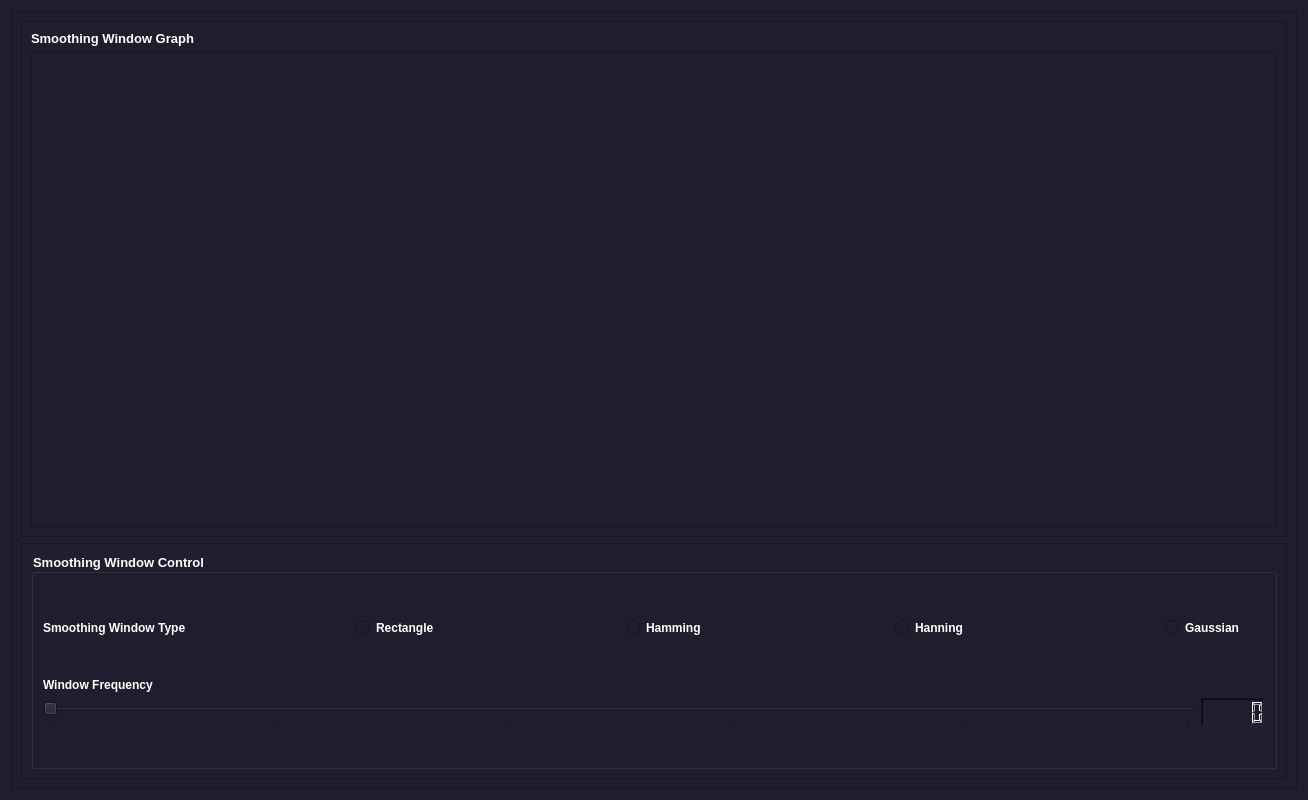
<?xml version="1.0" encoding="UTF-8"?>
<ui version="4.0">
 <class>Smoothing_Window</class>
 <widget class="QWidget" name="Smoothing_Window">
  <property name="geometry">
   <rect>
    <x>0</x>
    <y>0</y>
    <width>1308</width>
    <height>800</height>
   </rect>
  </property>
  <property name="windowTitle">
   <string>Form</string>
  </property>
  <property name="styleSheet">
   <string notr="true">background-color: #1e1e2f;
color:white;</string>
  </property>
  <layout class="QGridLayout" name="gridLayout_3">
   <item row="0" column="0">
    <widget class="QFrame" name="frame_2">
     <property name="frameShape">
      <enum>QFrame::StyledPanel</enum>
     </property>
     <property name="frameShadow">
      <enum>QFrame::Raised</enum>
     </property>
     <layout class="QGridLayout" name="gridLayout_10">
      <item row="0" column="0">
       <widget class="QFrame" name="frame_5">
        <property name="frameShape">
         <enum>QFrame::StyledPanel</enum>
        </property>
        <property name="frameShadow">
         <enum>QFrame::Raised</enum>
        </property>
        <layout class="QGridLayout" name="gridLayout_11">
         <item row="0" column="0">
          <widget class="QLabel" name="label_3">
           <property name="font">
            <font>
             <pointsize>10</pointsize>
             <weight>75</weight>
             <bold>true</bold>
            </font>
           </property>
           <property name="styleSheet">
            <string notr="true">color: rgb(255, 255, 255);</string>
           </property>
           <property name="text">
            <string>Smoothing Window Graph</string>
           </property>
          </widget>
         </item>
         <item row="1" column="0">
          <widget class="PlotWidget" name="Smoothing_Window_PlotWidget_2"/>
         </item>
        </layout>
       </widget>
      </item>
      <item row="1" column="0">
       <widget class="QFrame" name="frame_6">
        <property name="frameShape">
         <enum>QFrame::StyledPanel</enum>
        </property>
        <property name="frameShadow">
         <enum>QFrame::Raised</enum>
        </property>
        <layout class="QGridLayout" name="gridLayout_2">
         <item row="0" column="0">
          <widget class="QGroupBox" name="groupBox_2">
           <property name="font">
            <font>
             <pointsize>10</pointsize>
             <weight>75</weight>
             <bold>true</bold>
            </font>
           </property>
           <property name="styleSheet">
            <string notr="true">color: rgb(255, 255, 255);</string>
           </property>
           <property name="title">
            <string>Smoothing Window Control</string>
           </property>
           <layout class="QGridLayout" name="gridLayout_12">
            <item row="1" column="0">
             <layout class="QGridLayout" name="gridLayout_13">
              <item row="2" column="0">
               <layout class="QGridLayout" name="gridLayout_15">
                <item row="1" column="0">
                 <widget class="QLabel" name="label_42">
                  <property name="font">
                   <font>
                    <weight>75</weight>
                    <bold>true</bold>
                   </font>
                  </property>
                  <property name="text">
                   <string>Window Frequency</string>
                  </property>
                 </widget>
                </item>
                <item row="2" column="0">
                 <layout class="QHBoxLayout" name="horizontalLayout_16">
                  <item>
                   <widget class="QSlider" name="Smoothing_Window_Frequency_Slider_2">
                    <property name="sizePolicy">
                     <sizepolicy hsizetype="Expanding" vsizetype="Fixed">
                      <horstretch>120</horstretch>
                      <verstretch>0</verstretch>
                     </sizepolicy>
                    </property>
                    <property name="minimumSize">
                     <size>
                      <width>0</width>
                      <height>29</height>
                     </size>
                    </property>
                    <property name="minimum">
                     <number>0</number>
                    </property>
                    <property name="maximum">
                     <number>100</number>
                    </property>
                    <property name="singleStep">
                     <number>0</number>
                    </property>
                    <property name="pageStep">
                     <number>0</number>
                    </property>
                    <property name="value">
                     <number>0</number>
                    </property>
                    <property name="sliderPosition">
                     <number>0</number>
                    </property>
                    <property name="tracking">
                     <bool>true</bool>
                    </property>
                    <property name="orientation">
                     <enum>Qt::Horizontal</enum>
                    </property>
                    <property name="invertedAppearance">
                     <bool>false</bool>
                    </property>
                    <property name="invertedControls">
                     <bool>false</bool>
                    </property>
                    <property name="tickPosition">
                     <enum>QSlider::TicksBelow</enum>
                    </property>
                    <property name="tickInterval">
                     <number>20</number>
                    </property>
                   </widget>
                  </item>
                  <item>
                   <widget class="QLCDNumber" name="Animal_Sounds_Window_Frequency_LCD_2">
                    <property name="enabled">
                     <bool>true</bool>
                    </property>
                    <property name="minimumSize">
                     <size>
                      <width>0</width>
                      <height>29</height>
                     </size>
                    </property>
                    <property name="font">
                     <font>
                      <weight>75</weight>
                      <bold>true</bold>
                     </font>
                    </property>
                    <property name="frameShape">
                     <enum>QFrame::WinPanel</enum>
                    </property>
                    <property name="frameShadow">
                     <enum>QFrame::Sunken</enum>
                    </property>
                    <property name="lineWidth">
                     <number>1</number>
                    </property>
                    <property name="mode">
                     <enum>QLCDNumber::Dec</enum>
                    </property>
                    <property name="segmentStyle">
                     <enum>QLCDNumber::Outline</enum>
                    </property>
                    <property name="intValue" stdset="0">
                     <number>0</number>
                    </property>
                   </widget>
                  </item>
                 </layout>
                </item>
                <item row="0" column="0">
                 <spacer name="verticalSpacer_4">
                  <property name="orientation">
                   <enum>Qt::Vertical</enum>
                  </property>
                  <property name="sizeType">
                   <enum>QSizePolicy::Maximum</enum>
                  </property>
                  <property name="sizeHint" stdset="0">
                   <size>
                    <width>20</width>
                    <height>30</height>
                   </size>
                  </property>
                 </spacer>
                </item>
               </layout>
              </item>
              <item row="0" column="0">
               <layout class="QGridLayout" name="gridLayout_56">
                <item row="0" column="8">
                 <widget class="QRadioButton" name="Smoothing_Window_Gaussian_Radio_Button_2">
                  <property name="minimumSize">
                   <size>
                    <width>100</width>
                    <height>29</height>
                   </size>
                  </property>
                  <property name="font">
                   <font>
                    <weight>75</weight>
                    <bold>true</bold>
                   </font>
                  </property>
                  <property name="text">
                   <string>Gaussian</string>
                  </property>
                 </widget>
                </item>
                <item row="0" column="0">
                 <widget class="QLabel" name="label_40">
                  <property name="font">
                   <font>
                    <weight>75</weight>
                    <bold>true</bold>
                   </font>
                  </property>
                  <property name="text">
                   <string>Smoothing Window Type</string>
                  </property>
                 </widget>
                </item>
                <item row="0" column="3">
                 <spacer name="horizontalSpacer_46">
                  <property name="orientation">
                   <enum>Qt::Horizontal</enum>
                  </property>
                  <property name="sizeHint" stdset="0">
                   <size>
                    <width>40</width>
                    <height>20</height>
                   </size>
                  </property>
                 </spacer>
                </item>
                <item row="0" column="2">
                 <widget class="QRadioButton" name="Smoothing_Window_Rectangle_Radio_Button_2">
                  <property name="minimumSize">
                   <size>
                    <width>100</width>
                    <height>29</height>
                   </size>
                  </property>
                  <property name="font">
                   <font>
                    <weight>75</weight>
                    <bold>true</bold>
                   </font>
                  </property>
                  <property name="text">
                   <string>Rectangle</string>
                  </property>
                 </widget>
                </item>
                <item row="0" column="1">
                 <spacer name="horizontalSpacer_47">
                  <property name="orientation">
                   <enum>Qt::Horizontal</enum>
                  </property>
                  <property name="sizeHint" stdset="0">
                   <size>
                    <width>40</width>
                    <height>20</height>
                   </size>
                  </property>
                 </spacer>
                </item>
                <item row="0" column="6">
                 <widget class="QRadioButton" name="Smoothing_Window_Hanning_Radio_Button_2">
                  <property name="minimumSize">
                   <size>
                    <width>100</width>
                    <height>29</height>
                   </size>
                  </property>
                  <property name="font">
                   <font>
                    <weight>75</weight>
                    <bold>true</bold>
                   </font>
                  </property>
                  <property name="text">
                   <string>Hanning</string>
                  </property>
                 </widget>
                </item>
                <item row="0" column="4">
                 <widget class="QRadioButton" name="Smoothing_Window_Hamming_Radio_Button_2">
                  <property name="minimumSize">
                   <size>
                    <width>100</width>
                    <height>29</height>
                   </size>
                  </property>
                  <property name="font">
                   <font>
                    <weight>75</weight>
                    <bold>true</bold>
                   </font>
                  </property>
                  <property name="text">
                   <string>Hamming</string>
                  </property>
                 </widget>
                </item>
                <item row="0" column="5">
                 <spacer name="horizontalSpacer_48">
                  <property name="orientation">
                   <enum>Qt::Horizontal</enum>
                  </property>
                  <property name="sizeHint" stdset="0">
                   <size>
                    <width>40</width>
                    <height>20</height>
                   </size>
                  </property>
                 </spacer>
                </item>
                <item row="0" column="7">
                 <spacer name="horizontalSpacer_49">
                  <property name="orientation">
                   <enum>Qt::Horizontal</enum>
                  </property>
                  <property name="sizeHint" stdset="0">
                   <size>
                    <width>40</width>
                    <height>20</height>
                   </size>
                  </property>
                 </spacer>
                </item>
               </layout>
              </item>
             </layout>
            </item>
            <item row="0" column="0">
             <spacer name="verticalSpacer_6">
              <property name="orientation">
               <enum>Qt::Vertical</enum>
              </property>
              <property name="sizeType">
               <enum>QSizePolicy::Maximum</enum>
              </property>
              <property name="sizeHint" stdset="0">
               <size>
                <width>20</width>
                <height>30</height>
               </size>
              </property>
             </spacer>
            </item>
            <item row="2" column="0">
             <spacer name="verticalSpacer">
              <property name="orientation">
               <enum>Qt::Vertical</enum>
              </property>
              <property name="sizeType">
               <enum>QSizePolicy::Maximum</enum>
              </property>
              <property name="sizeHint" stdset="0">
               <size>
                <width>20</width>
                <height>30</height>
               </size>
              </property>
             </spacer>
            </item>
           </layout>
          </widget>
         </item>
        </layout>
       </widget>
      </item>
     </layout>
    </widget>
   </item>
  </layout>
 </widget>
 <customwidgets>
  <customwidget>
   <class>PlotWidget</class>
   <extends>QGraphicsView</extends>
   <header location="global">pyqtgraph</header>
  </customwidget>
 </customwidgets>
 <resources/>
 <connections>
  <connection>
   <sender>Smoothing_Window_Frequency_Slider_2</sender>
   <signal>valueChanged(int)</signal>
   <receiver>Animal_Sounds_Window_Frequency_LCD_2</receiver>
   <slot>display(int)</slot>
   <hints>
    <hint type="sourcelabel">
     <x>1103</x>
     <y>710</y>
    </hint>
    <hint type="destinationlabel">
     <x>1260</x>
     <y>709</y>
    </hint>
   </hints>
  </connection>
 </connections>
</ui>
